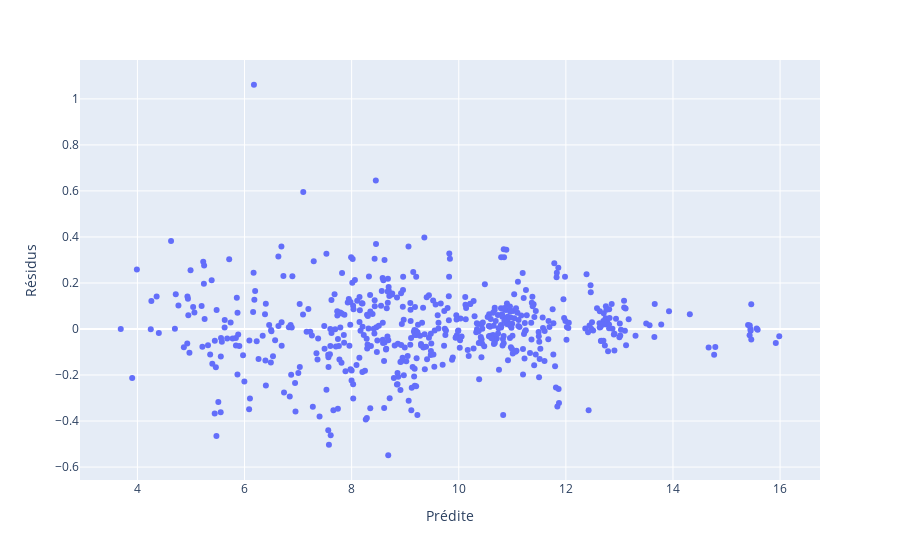

The cell this chart's notebook holds for it:
### Code cell
fig=px.scatter(x=prev,y=log_y_test-prev,labels={'x': 'Prédite' , 'y': 'Résidus'})
fig.show()

### Figure 1 — Plotly figure (JSON) as saved in the notebook; plotly's stock layout.template omitted (floating-point values rounded to 4 significant figures; data arrays with more than 128 entries replaced by an {"elided": "..."} marker saying what was removed)
{"data": [{"hovertemplate": "Prédite=%{x}<br>Résidus=%{y}<extra></extra>", "legendgroup": "", "marker": {"color": "#636efa", "symbol": "circle"}, "mode": "markers", "name": "", "orientation": "v", "showlegend": false, "type": "scatter", "x": {"elided": "554 float values"}, "xaxis": "x", "y": {"elided": "554 float values"}, "yaxis": "y"}], "layout": {"legend": {"tracegroupgap": 0}, "margin": {"t": 60}, "xaxis": {"anchor": "y", "domain": [0, 1], "title": {"text": "Prédite"}}, "yaxis": {"anchor": "x", "domain": [0, 1], "title": {"text": "Résidus"}}}}
